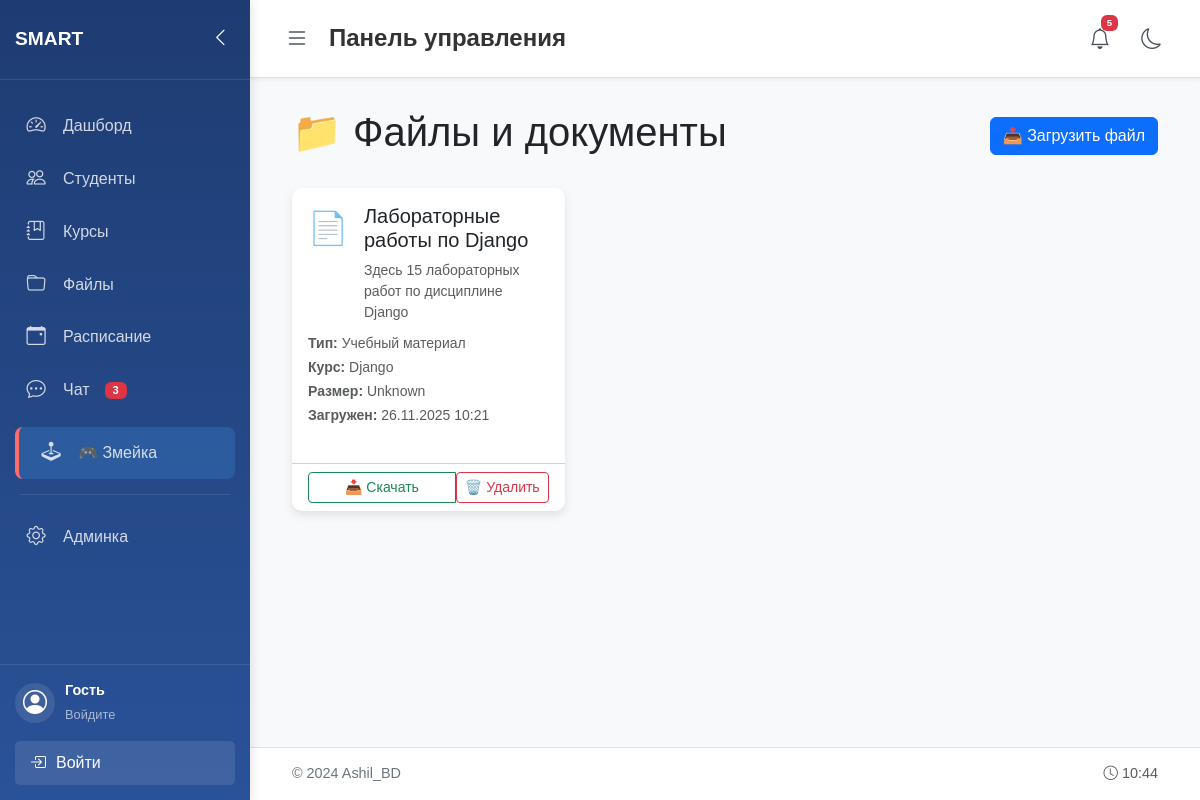
/documents/, run on the app's committed database.
### students/models.py (models this page shows, shortened)
class Document(models.Model):
    DOCUMENT_TYPES = [
        ('lecture', 'Лекция'),
        ('assignment', 'Задание'),
        ('material', 'Учебный материал'),
        ('other', 'Другое'),
    ]
    title = models.CharField(max_length=200, verbose_name="Название")
    description = models.TextField(blank=True, verbose_name="Описание")
    file = models.FileField(upload_to='documents/', verbose_name="Файл")
    file_type = models.CharField(max_length=20, choices=DOCUMENT_TYPES, default='other', verbose_name="Тип файла")
    course = models.ForeignKey(Course, on_delete=models.CASCADE, null=True, blank=True, verbose_name="Курс")
    uploaded_by = models.ForeignKey(User, on_delete=models.SET_NULL, null=True, blank=True)
    uploaded_at = models.DateTimeField(auto_now_add=True, verbose_name="Дата загрузки")
    def get_file_icon(self):
        icons = {
            'pdf': '📕',
            'doc': '📄',
            'docx': '📄',
            'xls': '📊',
            'xlsx': '📊',
            'ppt': '📽️',
            'pptx': '📽️',
            'jpg': '🖼️',
            'png': '🖼️',
            'zip': '📦',
        }
        ext = self.file.name.split('.')[-1].lower()
        return icons.get(ext, '📁')
    def get_file_size(self):
        try:
            size = self.file.size
            if size < 1024:
                return f"{size} B"
            elif size < 1024 * 1024:
                return f"{size / 1024:.1f} KB"
            else:
                return f"{size / (1024 * 1024):.1f} MB"
        except:
            return "Unknown"

class Course(models.Model):
    title = models.CharField(max_length=150)
    code = models.CharField(max_length=20, blank=True)
    description = models.TextField(blank=True)
    teacher = models.ForeignKey(Teacher, on_delete=models.SET_NULL, null=True, blank=True)
    duration = models.PositiveIntegerField(help_text='Длительность в часах', default=0)
    created_at = models.DateTimeField(auto_now_add=True)

### students/views.py (the view)
# urls.py: path('documents/', views.document_list, name='document_list'),
def document_list(request):
    documents = Document.objects.all().select_related('course').order_by('-uploaded_at')
    return render(request, 'students/document_list.html', {'documents': documents})

### students/templates/students/document_list.html (shortened to what this page needs)
{% extends 'students/base.html' %}
{% block content %}
<div class="container-fluid">
    <div class="d-flex justify-content-between align-items-center mb-4">
        <h1>📁 Файлы и документы</h1>
        <a href="{% url 'upload_document' %}" class="btn btn-primary">📤 Загрузить файл</a>
    </div>
    {% if documents %}
    <div class="row">
        {% for document in documents %}
        <div class="col-md-6 col-lg-4 mb-4">
            <div class="card h-100">
                <div class="card-body">
                    <div class="d-flex align-items-start mb-2">
                        <span class="fs-2 me-3">{{ document.get_file_icon }}</span>
                        <div>
                            <h5 class="card-title">{{ document.title }}</h5>
                            <p class="card-text text-muted small">{{ document.description|truncatechars:100 }}</p>
                        </div>
                    </div>
                    <div class="document-info">
                        <small class="text-muted">
                            <strong>Тип:</strong> {{ document.get_file_type_display }}<br>
                            <strong>Курс:</strong> {% if document.course %}{{ document.course.title }}{% else %}Общий{% endif %}<br>
                            <strong>Размер:</strong> {{ document.get_file_size }}<br>
                            <strong>Загружен:</strong> {{ document.uploaded_at|date:"d.m.Y H:i" }}
                        </small>
                    </div>
                </div>
                <div class="card-footer bg-transparent">
                    <div class="btn-group w-100">
                        <a href="{{ document.file.url }}" class="btn btn-sm btn-outline-success" target="_blank">
                            📥 Скачать
                        </a>
                        <form method="post" action="{% url 'delete_document' document.id %}" style="display: inline;">
                            <button type="submit" class="btn btn-sm btn-outline-danger" onclick="return confirm('Удалить файл?')">
                                🗑️ Удалить
                            </button>
                        </form>
                    </div>
                </div>
            </div>
        </div>
        {% endfor %}
    </div>
    {% else %}
    <div class="text-center py-5">
        <div class="fs-1">📁</div>
        <h3>Файлы не загружены</h3>
        <p class="text-muted">Загрузите первый файл, нажав кнопку выше</p>
    </div>
    {% endif %}
</div>
{% endblock %}

### students/static/students/style.css (style rules this page uses)
body { background-color: #f8f9fa; font-family: Arial, sans-serif; margin: 0; padding: 0; overflow-x: hidden; }
.card { box-shadow: 0 4px 10px rgba(0, 0, 0, 0.1); border-radius: 10px; border: none; margin-bottom: 20px; }

### data on the page
Document: get_file_icon "📄", title "Лабораторные работы по Django", description "Здесь 15 лабораторных работ по дисциплине Django", file_type "Учебный материал", course "Django", get_file_size "Unknown", uploaded_at "26.11.2025 10:21"
